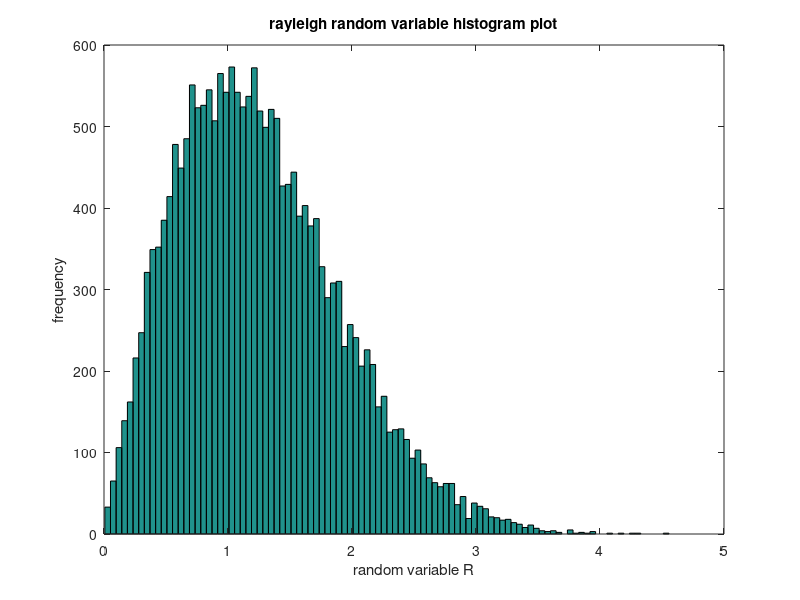
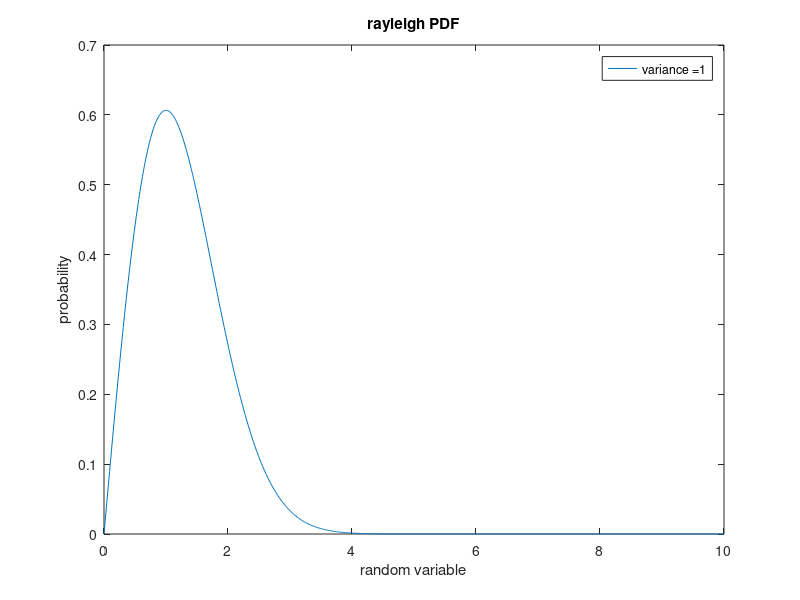
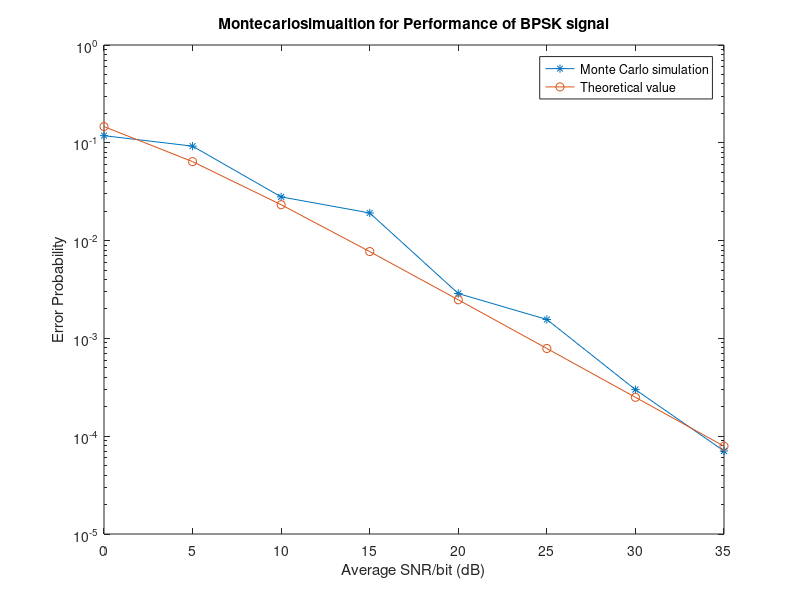

Reproduce these figures in MATLAB, in order.
%AWGN FADING 
clc; 
close all; 
N=20000; 
SNR_limit=35; 
SNR_db=-5:0.5:SNR_limit; 
SNR=10.^(SNR_db/10); 
u=rand(1,N); 
m=floor(2*rand(1,N)); 
var=1; % sigma^2 
nstd=sqrt(var); 
y=(zeros(1,N)); 
Pe_BPSK_sim=(zeros(1,length(SNR))); 
Pe_BFSK_sim=(zeros(1,length(SNR))); 
Pe_DPSK_sim=(zeros(1,length(SNR))); 
%4(a)generate rayleighranom variable 
r=sqrt(-(2*var*log(u))); 
figure(1); 
hist(r,100); 
title('rayleigh random variable histogram plot'); 
xlabel('random variable R'); 
ylabel('frequency') 
a=[0:0.01:10]; 
R=(a/var).*exp(-(a.*a)/(2*var)); 
figure(2); 
plot(a,R); 
title('rayleigh PDF'); 
xlabel('random variable'); 
ylabel('probability'); 
legend('variance =1') 
%BPSK simulation 
Pe_BPSK_id=0.5*(1-sqrt((var*SNR)./(1+var*SNR))); 
%BFSK simulation (coharent) 
BFSK_id = 0.5*(1-sqrt(var*SNR./(2+(var*SNR))));  
%DPSK simulation 
Pe_DPSK_id=0.5./(1+var*SNR);

%Comparison of Error performance for AWGN and rayleigh fading channels 
Pe_BPSK_NF=0.5*(erfc(sqrt(SNR))); 
Pe_BFSK_NF=0.5*(erfc(sqrt(SNR/2))); 
Pe_DPSK_NF=0.5*exp(-SNR); %non-coharent 
figure(3); 
semilogy(SNR_db,Pe_BPSK_id,'r.-', SNR_db,BFSK_id,'r*-',SNR_db,Pe_DPSK_id,'r--', SNR_db,Pe_BPSK_NF,'b.-',SNR_db,Pe_BFSK_NF,'b*-',SNR_db,Pe_DPSK_NF,'b--'); 
axis([-5 SNR_limit 0.000001 1]); 
title('performance of BPSK,BFSK,DPSK') 
xlabel('SNR(db)'); 
ylabel('probability of error'); 
legend('Pe of BPSK with fading','Pe of BFSK with fading','Pe of DPSK with fading','Pe of BPSK without fading','Pe of BFSK without fading','Pe of DPSK without fading'); 

%BPSK simulation 
Pe_BPSK_id=0.5*(1-sqrt((var*SNR)./(1+var*SNR))); 
%BFSK simulation (coharent) 
BFSK_id = 0.5*(1-sqrt(var*SNR./(2+(var*SNR))));  
%DPSK simulation 
Pe_DPSK_id=0.5./(1+var*SNR); 
%Comparison of Error performance for AWGN and rayleigh fading channels 
Pe_BPSK_NF=0.5*(erfc(sqrt(SNR))); 
Pe_BFSK_NF=0.5*(erfc(sqrt(SNR/2))); 
Pe_DPSK_NF=0.5*exp(-SNR); %non-coharent 
figure(3);
semilogy(SNR_db,Pe_BPSK_id,'r.-', SNR_db,BFSK_id,'r*-',SNR_db,Pe_DPSK_id,'r--', SNR_db,Pe_BPSK_NF,'b.-',SNR_db,Pe_BFSK_NF,'b*-',SNR_db,Pe_DPSK_NF,'b--'); 
axis([-5 SNR_limit 0.000001 1]); 
title('performance of BPSK,BFSK,DPSK') 
xlabel('SNR(db)'); 
ylabel('probability of error'); 
legend('Pe of BPSK with fading','Pe of BFSK with fading','Pe of DPSK with fading','Pe of BPSK without fading','Pe of BFSK without fading','Pe of DPSK without fading');

%BPSK 
%%Performance of Binary Modulation in Rayleigh  Fading Channel  
%%transmission through a frequency nonselective channel 
clc; 
Eb= 1; % Energ per bit 
EbNo_dB= 0:5:35 % vary the average SNR 
No_over_2= Eb*10.^(-EbNo_dB/10)% Noise power 
sigma= 1 ; % Rayleigh parameter 
var=sigma^2; 
BER= zeros(1,length(EbNo_dB)); 
% Calculation of error probabilit using Monte Carlo simulation: 
for i = 1:length(EbNo_dB) 
no_errors = 0; 
no_bits = 0; 
% Assumption: m = 0 (All zero codeword is transmitted): 
while no_errors <= 10 
u = rand; 
% rand returns a single uniformly distributed  
%random number in the interval (0,1) 
alpha = sigma*sqrt(- 2*log(u)) ; % alpha is non-negative 
%Rayleigh distrbuted with variance selected to be unity. 
noise = sqrt(No_over_2(i))*randn; %randn gives  Gaussian, with zero mean and unit variance 
y = alpha*sqrt(Eb) + noise; %simulate the input to the detector 
if y <= 0 
y_d = 1; 
else 
y_d = 0; 
end 
no_bits = no_bits + 1 ; 
no_errors = no_errors + y_d; 
end 

BER(i) = no_errors/no_bits ;%estimated error probability 
end 
% Calculation of error probabilit using the theoretical formula: 
rho_b = Eb./No_over_2*var; 
P2 = 1/2*(1-sqrt(rho_b./(1+rho_b))); %the theoretical value 
% Plot the results: 
semilogy(EbNo_dB,BER, '-* ' ,EbNo_dB, P2,'-o') 
title('Montecarlosimualtion for Performance of BPSK signal'); 
xlabel('Average SNR/bit (dB)') 
ylabel('Error Probability') 
legend('Monte Carlo simulation','Theoretical value')


